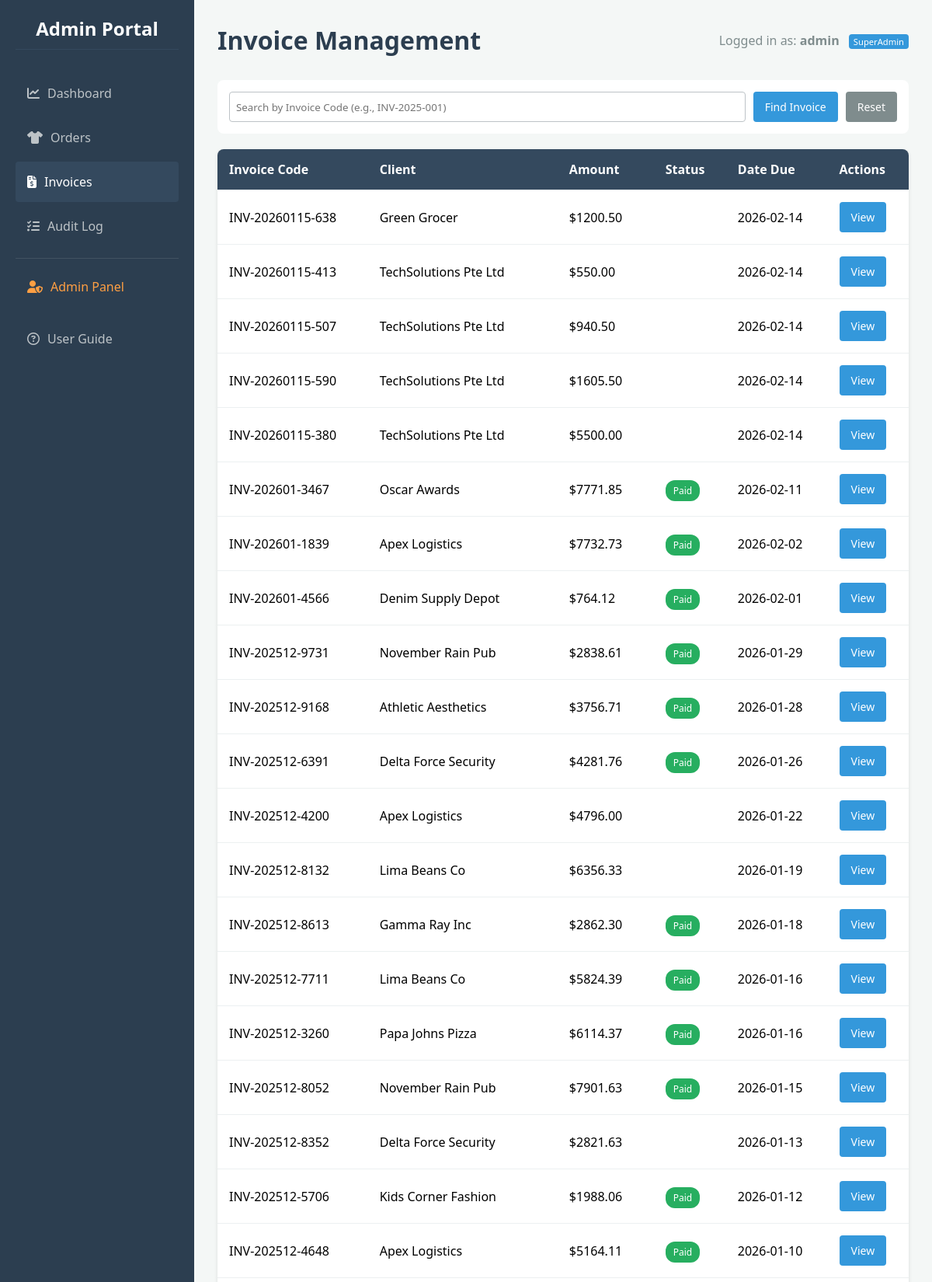
/invoices (signed in, upper part), run on the app's committed database.
### app.py (models this page shows)
class User(db.Model):
    id = db.Column(db.Integer, primary_key=True)
    custom_id = db.Column(db.String(50), unique=True)
    username = db.Column(db.String(100), unique=True, nullable=False)
    password = db.Column(db.String(100), nullable=False)
    role = db.Column(db.String(20), default='Staff')
    is_suspended = db.Column(db.Boolean, default=False)
    must_change_password = db.Column(db.Boolean, default=False)

class Invoice(db.Model):
    id = db.Column(db.Integer, primary_key=True)
    invoice_code = db.Column(db.String(50), unique=True, nullable=False)
    order_id = db.Column(db.Integer, db.ForeignKey('order.id'))
    client_id = db.Column(db.Integer, db.ForeignKey('client.id'), nullable=False)
    amount = db.Column(db.Float, nullable=False)
    status = db.Column(db.String(50), default='Draft')
    date_created = db.Column(db.DateTime, default=datetime.utcnow)
    date_due = db.Column(db.DateTime)
    client = db.relationship('Client', backref=db.backref('invoices', lazy=True))
    order = db.relationship('Order', backref=db.backref('invoice', uselist=False))

class Client(db.Model):
    id = db.Column(db.Integer, primary_key=True)
    name = db.Column(db.String(100), nullable=False)
    email = db.Column(db.String(100), nullable=False)
    company = db.Column(db.String(100))

### app.py (the view)
@app.route('/invoices', methods=['GET'])
def invoices():
    if 'user_id' not in session: return redirect(url_for('login'))
    search_query = request.args.get('search', '')
    if search_query:
        invoices = Invoice.query.filter(Invoice.invoice_code.contains(search_query)).all()
    else:
        invoices = Invoice.query.order_by(Invoice.date_created.desc()).all()
    return render_template('invoices.html', invoices=invoices)

### app.py (called while the page is built)
@app.before_request
def load_user():
    g.user = None
    if 'user_id' in session: g.user = User.query.get(session['user_id'])

### templates/invoices.html
{% extends "base.html" %}
{% block header %}Invoice Management{% endblock %}
{% block content %}
    <div class="filter-bar">
        <form action="{{ url_for('invoices') }}" method="get" style="display: flex; gap: 10px; flex: 1;">
            <input type="text" name="search" placeholder="Search by Invoice Code (e.g., INV-2025-001)" style="flex: 1;">
            <button type="submit" class="btn btn-primary">Find Invoice</button>
            <a href="{{ url_for('invoices') }}" class="btn btn-secondary">Reset</a>
        </form>
    </div>
    <div class="table-container">
        <table>
            <thead>
                <tr>
                    <th>Invoice Code</th>
                    <th>Client</th>
                    <th>Amount</th>
                    <th>Status</th>
                    <th>Date Due</th>
                    <th>Actions</th>
                </tr>
            </thead>
            <tbody>
                {% for invoice in invoices %}
                <tr>
                    <td>{{ invoice.invoice_code }}</td>
                    <td>{{ invoice.client.name }}</td>
                    <td>${{ "%.2f"|format(invoice.amount) }}</td>
                    <td><span class="badge badge-{{ invoice.status }}">{{ invoice.status }}</span></td>
                    <td>{{ invoice.date_due.strftime('%Y-%m-%d') }}</td>
                    <td>
                        <a href="{{ url_for('view_invoice', invoice_id=invoice.id) }}" class="btn btn-primary btn-sm">View</a>
                    </td>
                </tr>
                {% else %}
                <tr>
                    <td colspan="6" style="text-align: center; padding: 20px;">No invoices found matching your search.</td>
                </tr>
                {% endfor %}
            </tbody>
        </table>
    </div>
{% endblock %}

### templates/base.html (shortened to what this page needs)
<!DOCTYPE html>
<html lang="en">
<head>
    <link rel="stylesheet" href="https://cdnjs.cloudflare.com/ajax/libs/font-awesome/6.4.0/css/all.min.css">
    <link rel="stylesheet" href="{{ url_for('static', filename='style.css') }}">
</head>
<body>
    <nav class="sidebar">
        <h2>Admin Portal</h2>
        <a href="{{ url_for('dashboard') }}" class="{{ 'active' if request.path == '/dashboard' else '' }}">
            <i class="fa-solid fa-chart-line" style="margin-right: 10px;"></i>Dashboard
        </a>
        <a href="{{ url_for('orders') }}" class="{{ 'active' if request.path == '/orders' else '' }}">
            <i class="fa-solid fa-shirt" style="margin-right: 10px;"></i>Orders
        </a>
        <a href="{{ url_for('invoices') }}" class="{{ 'active' if request.path == '/invoices' else '' }}">
            <i class="fa-solid fa-file-invoice-dollar" style="margin-right: 10px;"></i>Invoices
        </a>
        <a href="{{ url_for('audit_log') }}" class="{{ 'active' if request.path == '/audit' else '' }}">
            <i class="fa-solid fa-list-check" style="margin-right: 10px;"></i>Audit Log
        </a>
        {% if g.user and g.user.role == 'SuperAdmin' %}
            <div style="border-top: 1px solid rgba(255,255,255,0.1); margin: 10px 0; padding-top: 10px;">
                <a href="{{ url_for('admin_panel') }}" class="{{ 'active' if request.path.startswith('/admin') else '' }}" style="color: #ff9f43;">
                    <i class="fa-solid fa-user-shield" style="margin-right: 10px;"></i>Admin Panel
                </a>
            </div>
        {% endif %}
        <a href="{{ url_for('guide') }}" class="{{ 'active' if request.path == '/guide' else '' }}">
            <i class="fa-regular fa-circle-question" style="margin-right: 10px;"></i>User Guide
        </a>
    </nav>
    <div class="main-content">
        <div class="header">
            <h1>{% block header %}{% endblock %}</h1>
            <div class="user-info" style="color: #7f8c8d;">
                {% if g.user %}
                    Logged in as: <strong>{{ g.user.username }}</strong>
                    <span class="role-badge" style="background-color: #3498db; color: white;">{{ g.user.role }}</span>
                {% else %}
                    Guest
                {% endif %}
            </div>
        </div>
        <div class="content-area">
            {% block content %}{% endblock %}
        </div>
    </div>
</body>
</html>

### static/style.css (style rules this page uses)
* { box-sizing: border_box; margin: 0; padding: 0; font-family: 'Segoe UI', Tahoma, Geneva, Verdana, sans-serif; }
body { background-color: #f4f7f6; display: flex; min-height: 100vh; }
.sidebar { width: 250px; background-color: #2c3e50; color: white; padding: 20px; display: flex; flex-direction: column; }
.sidebar h2 { margin-bottom: 30px; font-size: 24px; text-align: center; border-bottom: 1px solid #34495e; padding-bottom: 10px; }
.sidebar a { color: #bdc3c7; text-decoration: none; padding: 15px; margin-bottom: 5px; border-radius: 4px; transition: 0.3s; }
.sidebar a:hover, .sidebar a.active { background-color: #34495e; color: white; }
.main-content { flex: 1; padding: 30px; overflow-y: auto; }
.header { display: flex; justify-content: space-between; align-items: center; margin-bottom: 30px; }
table { width: 100%; border-collapse: collapse; background: white; border-radius: 8px; overflow: hidden; box-shadow: 0 2px 5px rgba(0,0,0,0.1); }
th, td { padding: 15px; text-align: left; border-bottom: 1px solid #ecf0f1; }
th { background-color: #34495e; color: white; }
.btn { padding: 10px 15px; border-radius: 4px; text-decoration: none; color: white; border: none; cursor: pointer; font-size: 14px; }
.btn-primary { background-color: #3498db; }
.filter-bar { background: white; padding: 15px; margin-bottom: 20px; border-radius: 8px; display: flex; gap: 10px; align-items: center; }
input[type="text"], select { padding: 8px; border: 1px solid #bdc3c7; border-radius: 4px; }
.badge { padding: 5px 10px; border-radius: 12px; font-size: 12px; color: white; }
.badge-Paid { background-color: #27ae60; }

### templates/base.html (style rules this page uses)
* { box-sizing: border-box; margin: 0; padding: 0; font-family: 'Segoe UI', Tahoma, Geneva, Verdana, sans-serif; }
body { background-color: #f4f7f6; display: flex; min-height: 100vh; }
.sidebar { width: 250px; background-color: #2c3e50; color: white; padding: 20px; display: flex; flex-direction: column; flex-shrink: 0; }
.sidebar h2 { margin-bottom: 30px; font-size: 24px; text-align: center; border-bottom: 1px solid #34495e; padding-bottom: 10px; }
.sidebar a { color: #bdc3c7; text-decoration: none; padding: 15px; margin-bottom: 5px; border-radius: 4px; transition: 0.3s; display: block; }
.sidebar a:hover, .sidebar a.active { background-color: #34495e; color: white; }
.main-content { flex: 1; padding: 30px; overflow-y: auto; }
.header { display: flex; justify-content: space-between; align-items: center; margin-bottom: 30px; }
.header h1 { color: #2c3e50; }
.role-badge { font-size: 0.7em; padding: 2px 6px; border-radius: 4px; background: rgba(255,255,255,0.2); margin-left: 8px; vertical-align: middle; }
.btn { border: none; color: white; cursor: pointer; display: inline-block; text-align: center; text-decoration: none; }
.btn-primary { background-color: #3498db; }
.btn-secondary { background-color: #7f8c8d; }

### data on the page
User: user.username "admin", user.role "SuperAdmin"
Invoice: invoice_code "INV-20260115-638", client.name "Green Grocer", amount "1200.50", date_due "2026-02-14"
Invoice: invoice_code "INV-20260115-413", client.name "TechSolutions Pte Ltd", amount "550.00", date_due "2026-02-14"
Invoice: invoice_code "INV-20260115-507", client.name "TechSolutions Pte Ltd", amount "940.50", date_due "2026-02-14"
Invoice: invoice_code "INV-20260115-590", client.name "TechSolutions Pte Ltd", amount "1605.50", date_due "2026-02-14"
Invoice: invoice_code "INV-20260115-380", client.name "TechSolutions Pte Ltd", amount "5500.00", date_due "2026-02-14"
Invoice: invoice_code "INV-202601-3467", client.name "Oscar Awards", amount "7771.85", status "Paid", date_due "2026-02-11"
Invoice: invoice_code "INV-202601-1839", client.name "Apex Logistics", amount "7732.73", status "Paid", date_due "2026-02-02"
Invoice: invoice_code "INV-202601-4566", client.name "Denim Supply Depot", amount "764.12", status "Paid", date_due "2026-02-01"
Invoice: invoice_code "INV-202512-9731", client.name "November Rain Pub", amount "2838.61", status "Paid", date_due "2026-01-29"
Invoice: invoice_code "INV-202512-9168", client.name "Athletic Aesthetics", amount "3756.71", status "Paid", date_due "2026-01-28"
Invoice: invoice_code "INV-202512-6391", client.name "Delta Force Security", amount "4281.76", status "Paid", date_due "2026-01-26"
Invoice: invoice_code "INV-202512-4200", client.name "Apex Logistics", amount "4796.00", date_due "2026-01-22"
Invoice: invoice_code "INV-202512-8132", client.name "Lima Beans Co", amount "6356.33", date_due "2026-01-19"
Invoice: invoice_code "INV-202512-8613", client.name "Gamma Ray Inc", amount "2862.30", status "Paid", date_due "2026-01-18"
Invoice: invoice_code "INV-202512-7711", client.name "Lima Beans Co", amount "5824.39", status "Paid", date_due "2026-01-16"
Invoice: invoice_code "INV-202512-3260", client.name "Papa Johns Pizza", amount "6114.37", status "Paid", date_due "2026-01-16"
Invoice: invoice_code "INV-202512-8052", client.name "November Rain Pub", amount "7901.63", status "Paid", date_due "2026-01-15"
Invoice: invoice_code "INV-202512-8352", client.name "Delta Force Security", amount "2821.63", date_due "2026-01-13"
Invoice: invoice_code "INV-202512-5706", client.name "Kids Corner Fashion", amount "1988.06", status "Paid", date_due "2026-01-12"
Invoice: invoice_code "INV-202512-4648", client.name "Apex Logistics", amount "5164.11", status "Paid", date_due "2026-01-10"
